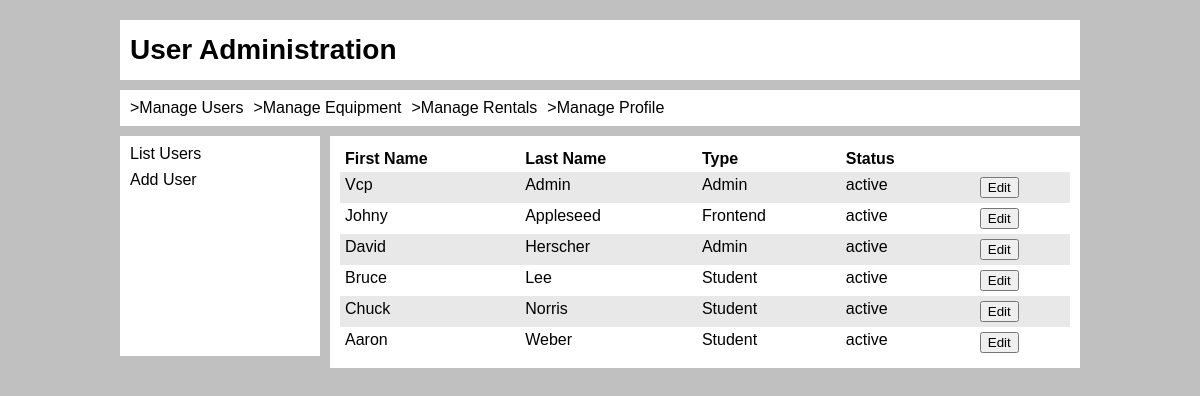
/users/users_script.php?listUsers, run on an earlier commit of the app's database.
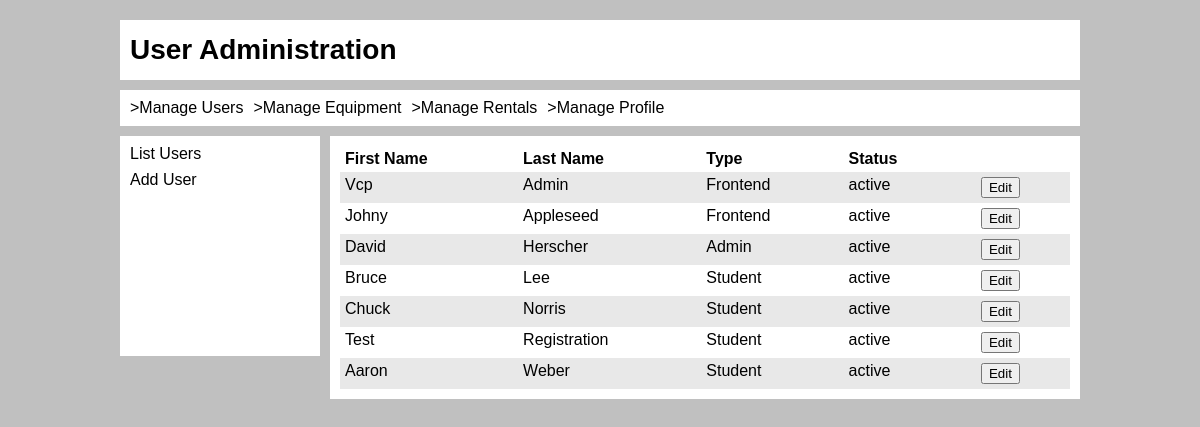
And on a later commit of the database.
### tables this page shows
CREATE TABLE IF NOT EXISTS `person` (
  `id` int(11) NOT NULL AUTO_INCREMENT,
  `studentid` varchar(128) DEFAULT NULL,
  `type` enum('Admin','Frontend','Student') NOT NULL DEFAULT 'Student',
  `status` enum('active','disabled') NOT NULL DEFAULT 'active',
  `firstname` varchar(255) DEFAULT NULL,
  `lastname` varchar(255) DEFAULT NULL,
  `address1` varchar(255) DEFAULT NULL,
  `address2` varchar(255) DEFAULT NULL,
  `zip` int(9) DEFAULT NULL,
  `email` varchar(128) DEFAULT NULL,
  `password` varchar(64) NOT NULL DEFAULT 'password',
  PRIMARY KEY (`id`)
);

### includes/helpers.inc.php (the view)
<?php
function htmlout($text) {
	$output = htmlspecialchars($text, ENT_QUOTES, 'UTF-8');
	echo $output;
}

### users/users_script.php (shortened to what this page needs)
<?php
if (isset($_GET['listUsers'])) {
	include $_SERVER['DOCUMENT_ROOT'] . '/VCP279/rough/includes/db.inc.php';
	try {
		$result = $pdo->query('SELECT id, firstname, lastname, type, status FROM person ORDER BY lastname ASC');
	}
	catch(PDOException $e) {
		$error = 'Error fetching users from the database' . $e->getMessage();
		include $_SERVER['DOCUMENT_ROOT'] . '/VCP279/rough/includes/header.html.php';
		include 'localNav.html.php';
		include 'error.html.php';
		include $_SERVER['DOCUMENT_ROOT'] . '/VCP279/rough/includes/footer.html.php';
		exit();
	}
	foreach ($result as $row) {
		$users[] = array('id'=>$row['id'], 'firstname'=>$row['firstname'], 'lastname'=>$row['lastname'], 'status'=>$row['status'], 'type'=>$row['type']);
	}
	include $_SERVER['DOCUMENT_ROOT'] . '/VCP279/rough/includes/header.html.php';
	include 'localNav.html.php';
	include 'users.html.php';
	include $_SERVER['DOCUMENT_ROOT'] . '/VCP279/rough/includes/footer.html.php';
	exit();
}
include $_SERVER['DOCUMENT_ROOT'] . '/VCP279/rough/includes/header.html.php';
include 'localNav.html.php';
include $_SERVER['DOCUMENT_ROOT'] . '/VCP279/rough/includes/footer.html.php';

### includes/header.html.php (shortened to what this page needs)
<?php
include_once $_SERVER['DOCUMENT_ROOT'] . '/VCP279/rough/includes/helpers.inc.php';
?>
<!DOCTYPE html PUBLIC "-//W3C//DTD XHTML 1.0 Transitional//EN"
"http://www.w3.org/TR/xhtml1/DTD/xhtml1-transitional.dtd">
<html xmlns="http://www.w3.org/1999/xhtml" xml:lang="en" lang="en">
	<head>
		<link href="/VCP279/rough/includes/css/mainStyles.css" rel="stylesheet" type="text/css" />
	</head>
	<body>
		<div id="container">
			<div id="headerBanner">
				<h1 id="headerBannerTitle"><?php htmlout($pageTitle); ?></h1>
			</div>
			<div id="navTopDiv">
				<ul id="mainNavTop">
					<li><a href="?users"><h3>&gt;Manage Users</h3></a></li>
					<li><a href="?equipment"><h3>&gt;Manage Equipment</h3></a></li>
					<li><a href="?rentals"><h3>&gt;Manage Rentals</h3></a></li>
					<li><a href="?profile"><h3>&gt;Manage Profile</h3></a></li>
				</ul>
			</div>

### users/localNav.html.php
<div class="sideNav">
	<ul id="userAdminNav">
		<li>
			<a href="?listUsers"><h3>List Users</h3></a>
		</li>
		<li>
			<a href="?addUser"><h3>Add User</h3></a>
		</li>
	</ul>
</div>

### users/users.html.php
<div class="content">
	<table class="stripeInside">
		<tr>
			<th>First Name</th>
			<th>Last Name</th>
			<th>Type</th>
			<th>Status</th>
			<th colspan="2">&nbsp;</th>
		</tr>
		<?php foreach($users as $user): ?>
			<tr>
				<form action="" method="post">
						<td><?php htmlout($user['firstname']); ?></td>
						<td><?php htmlout($user['lastname']); ?></td>
						<td><?php htmlout($user['type']); ?></td>
						<td><?php htmlout($user['status']); ?></td>
						<td><input type="hidden" name="id" value="<?php echo $user['id']; ?>" /></td>
						<td><input type="submit" name="action" value="Edit" /></td>
				</form>
			</tr>
		<?php endforeach; ?>
	</table>
</div>

### includes/footer.html.php
		</div>
	</body>
</html>

### includes/css/mainStyles.css (style rules this page uses)
html, body, div, span, applet, object, iframe, p, blockquote, pre, h1, h2, h3, h4, h5, h6, a, abbr, acronym, address, big, cite, code, del, dfn, em, img, ins, kbd, q, s, samp, small, strike, strong, sub, sup, tt, var, b, u, i, center, dl, dt, dd, ol, ul, li, fieldset, form, label, legend, table, caption, tbody, tfoot, thead, tr, th, td, article, aside, canvas, details, embed, figure, figcaption, footer, header, hgroup, menu, nav, output, ruby, section, summary, time, mark, audio, video { margin: 0; padding: 0; border: 0; font-size: 100%; font: inherit; vertical-align: baseline; }
body { line-height: 1; background: #c0c0c0; padding: 20px 0px 10px 0px; font-family: Arial, Helvetica, sans-serif; }
ol, ul { list-style: none; }
table { border-collapse: collapse; border-spacing: 0; width: 100%; }
td, th { padding: 5px; text-align: left; vertical-align: top; }
h1 { font-size: 175%; font-weight: bold; }
a:link, a:visited, a:hover { text-decoration: none; color: #000; }
th { font-weight: bold; }
.tableStripe { background: #e8e8e8; }
#container { width: 960px; margin: 0px auto; }
#headerBanner { background: #ffffff; height: 40px; line-height: 40px; padding: 10px; overflow: hidden; }
#headerBannerTitle { float: left; width: 400px; }
#navTopDiv { margin: 10px 0px; background: #ffffff; padding: 10px; overflow: hidden; }
#mainNavTop li { float: left; margin-right: 10px; }
.sideNav { width: 180px; float: left; background: #ffffff; padding: 10px; min-height: 200px; }
.sideNav li { margin-bottom: 10px; }
.content { width: 730px; background: #ffffff; padding: 10px; margin-left: 210px; }

What changed in the data, as far as the page shows it:
changed person: firstname "Vcp Admin Admin active" → "Vcp Admin Frontend active"
added person: firstname "Test Registration Student active"
